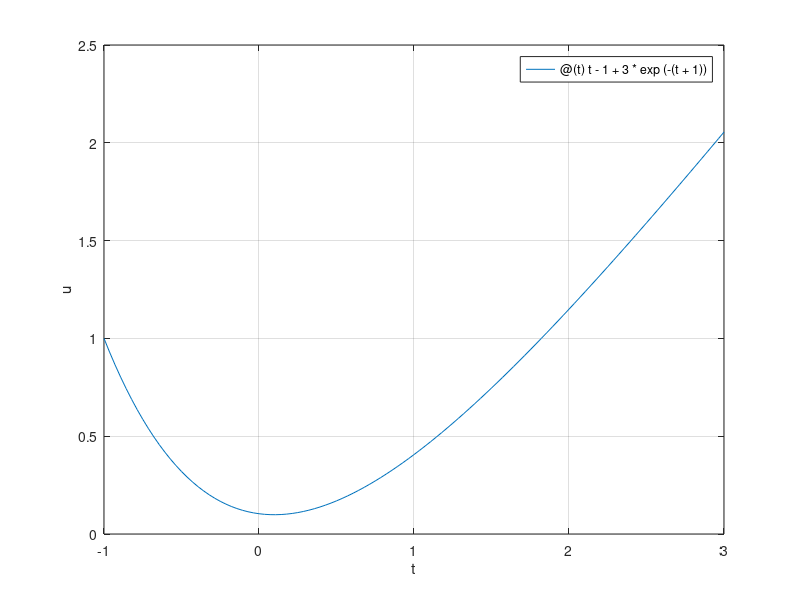

MATLAB code to generate this figure: (Note: this script raises an error after producing the figure.)
% es1ter. eqdiff
% definisco i dati
odefun=@(t,y)t-y; % f(t,y)
tspan=[-1,3]; % [t0,T]
y0=1; % cond. iniziale
% sol esatta 
yex=@(t)t-1+3*exp(-(t+1));
% dati per secanti
tol=1e-8; kmax=20;

figure(1); clf
fplot(yex,tspan)
hold on
grid on
xlabel('t')
ylabel('u')

H=[0.5, 0.25, 0.05, 0.025]; % 4 valori del passo di discretizzazione
Err=[];
for h=H
    Nh=fix((tspan(2)-tspan(1))/h); % n. di passi
    % chiamo Eulero implicito
    [tn,un]=eulero_imp(odefun,tspan,y0,Nh,tol,kmax);
    % disegno la soluzione numerica
    plot(tn,un,'o--','Displayname',['h=',num2str(h)])
    legend('-dynamiclegend')
    % calcolo l'errore
    err=max(abs(yex(tn)-un));
    Err=[Err,err];
    fprintf('h=%f,  errore=%e \n',h,err)

end

% rappresento graficamente gli errori e mi confronto con l'andamento
% teorico
figure(2); clf
loglog(H,Err,'Linewidth',2,'Displayname','Err. EI')
legend('-dynamiclegend')
hold on
loglog(H,H,'Linewidth',2,'Displayname','H')
grid on
xlabel('h')
ylabel('errori')








